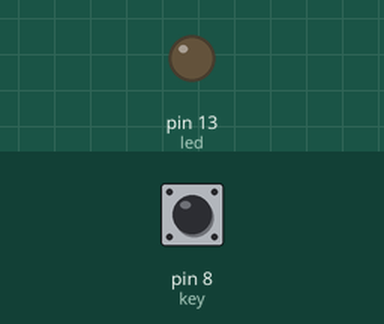
The sketch below on a simulated Arduino Uno, built with avr-gcc and run on an emulated ATmega328P. Parts: output pins drawn as LEDs (lit = HIGH). The test bench sets the inputs (shaded band); at power-on: pin 8 (key) LOW.

Above: at 1.2 s.
1.3 s: pin 8 (key) pulled HIGH for 0.15 s
At 1.37 s:
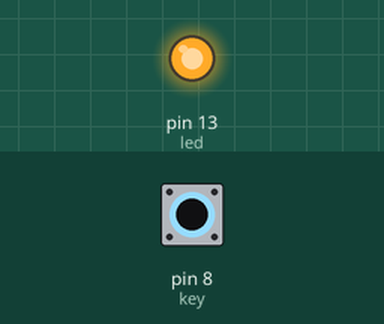
2.9 s: pin 8 (key) pulled HIGH for 3.2 s
At 6.4 s:
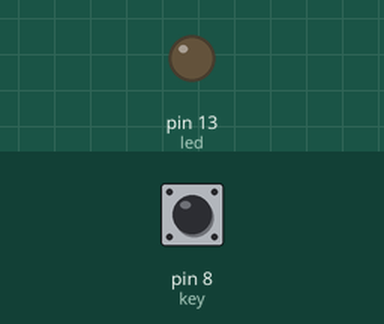
Timing chart, 0 to 7.9 s (numbered marks = the images above; inputs shaded):
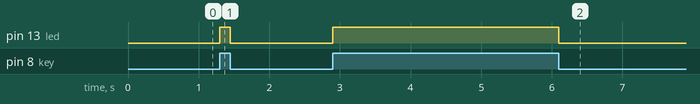

The sketch:

key1.ino
```cpp
/*
 * Author: Clemens Valens (www.polyvalens.com)
 * Book: Mastering Microcontrollers Helped By Arduino
 * WWW: www.elektor.com/arduinobook
 * ISBN: 978-1-907920-23-3
 *
 * Key 1
 */

int led = 13;
int key = 8;

void setup(void)
{
  pinMode(led,OUTPUT);
}

void loop(void)
{
  int val = digitalRead(key);
  digitalWrite(led,val);
}
```

Measured:
- after the input at 1.3 s, pin 13 (led): LOW → HIGH at once, → LOW 0.15 s later
- after the input at 2.9 s, pin 13 (led): LOW → HIGH at once, → LOW 3.2 s later
